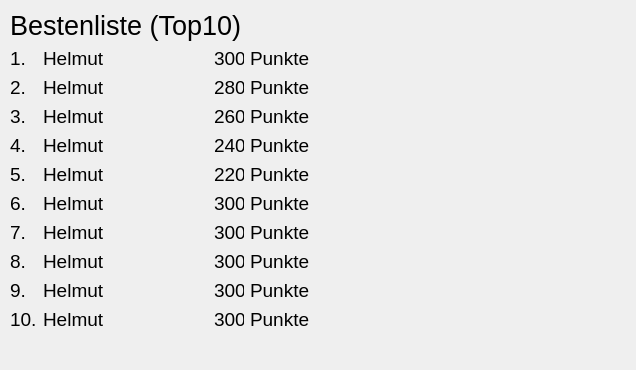
<?xml version="1.0" encoding="UTF-8"?>
<ui version="4.0">
 <class>Form</class>
 <widget class="QWidget" name="Form">
  <property name="geometry">
   <rect>
    <x>0</x>
    <y>0</y>
    <width>636</width>
    <height>370</height>
   </rect>
  </property>
  <property name="windowTitle">
   <string>Form</string>
  </property>
  <widget class="QWidget" name="gridLayoutWidget">
   <property name="geometry">
    <rect>
     <x>10</x>
     <y>10</y>
     <width>621</width>
     <height>354</height>
    </rect>
   </property>
   <layout class="QGridLayout" name="gridLayout">
    <property name="sizeConstraint">
     <enum>QLayout::SetFixedSize</enum>
    </property>
    <item row="8" column="0">
     <widget class="QLabel" name="label_43">
      <property name="sizePolicy">
       <sizepolicy hsizetype="Fixed" vsizetype="Preferred">
        <horstretch>0</horstretch>
        <verstretch>0</verstretch>
       </sizepolicy>
      </property>
      <property name="font">
       <font>
        <pointsize>14</pointsize>
       </font>
      </property>
      <property name="text">
       <string>8.</string>
      </property>
     </widget>
    </item>
    <item row="0" column="0" colspan="4">
     <widget class="QLabel" name="label_5">
      <property name="font">
       <font>
        <family>MS Shell Dlg 2</family>
        <pointsize>20</pointsize>
       </font>
      </property>
      <property name="tabletTracking">
       <bool>false</bool>
      </property>
      <property name="layoutDirection">
       <enum>Qt::LeftToRight</enum>
      </property>
      <property name="text">
       <string>Bestenliste (Top10)</string>
      </property>
      <property name="alignment">
       <set>Qt::AlignLeading|Qt::AlignLeft|Qt::AlignVCenter</set>
      </property>
     </widget>
    </item>
    <item row="5" column="3">
     <widget class="QLabel" name="label_17">
      <property name="sizePolicy">
       <sizepolicy hsizetype="Fixed" vsizetype="Preferred">
        <horstretch>0</horstretch>
        <verstretch>0</verstretch>
       </sizepolicy>
      </property>
      <property name="minimumSize">
       <size>
        <width>300</width>
        <height>0</height>
       </size>
      </property>
      <property name="maximumSize">
       <size>
        <width>300</width>
        <height>16777215</height>
       </size>
      </property>
      <property name="font">
       <font>
        <pointsize>14</pointsize>
       </font>
      </property>
      <property name="text">
       <string>Punkte</string>
      </property>
     </widget>
    </item>
    <item row="9" column="2">
     <widget class="QLabel" name="punkte9">
      <property name="sizePolicy">
       <sizepolicy hsizetype="Fixed" vsizetype="Preferred">
        <horstretch>0</horstretch>
        <verstretch>0</verstretch>
       </sizepolicy>
      </property>
      <property name="minimumSize">
       <size>
        <width>30</width>
        <height>0</height>
       </size>
      </property>
      <property name="maximumSize">
       <size>
        <width>30</width>
        <height>16777215</height>
       </size>
      </property>
      <property name="font">
       <font>
        <pointsize>14</pointsize>
       </font>
      </property>
      <property name="text">
       <string>300</string>
      </property>
     </widget>
    </item>
    <item row="4" column="2">
     <widget class="QLabel" name="punkte4">
      <property name="sizePolicy">
       <sizepolicy hsizetype="Fixed" vsizetype="Preferred">
        <horstretch>0</horstretch>
        <verstretch>0</verstretch>
       </sizepolicy>
      </property>
      <property name="minimumSize">
       <size>
        <width>30</width>
        <height>0</height>
       </size>
      </property>
      <property name="maximumSize">
       <size>
        <width>30</width>
        <height>16777215</height>
       </size>
      </property>
      <property name="font">
       <font>
        <pointsize>14</pointsize>
       </font>
      </property>
      <property name="text">
       <string>240</string>
      </property>
     </widget>
    </item>
    <item row="3" column="2">
     <widget class="QLabel" name="punkte3">
      <property name="sizePolicy">
       <sizepolicy hsizetype="Fixed" vsizetype="Preferred">
        <horstretch>0</horstretch>
        <verstretch>0</verstretch>
       </sizepolicy>
      </property>
      <property name="minimumSize">
       <size>
        <width>30</width>
        <height>0</height>
       </size>
      </property>
      <property name="maximumSize">
       <size>
        <width>30</width>
        <height>16777215</height>
       </size>
      </property>
      <property name="font">
       <font>
        <pointsize>14</pointsize>
       </font>
      </property>
      <property name="text">
       <string>260</string>
      </property>
     </widget>
    </item>
    <item row="1" column="1">
     <widget class="QLabel" name="name1">
      <property name="sizePolicy">
       <sizepolicy hsizetype="Fixed" vsizetype="Preferred">
        <horstretch>0</horstretch>
        <verstretch>0</verstretch>
       </sizepolicy>
      </property>
      <property name="minimumSize">
       <size>
        <width>165</width>
        <height>0</height>
       </size>
      </property>
      <property name="maximumSize">
       <size>
        <width>165</width>
        <height>16777215</height>
       </size>
      </property>
      <property name="font">
       <font>
        <pointsize>14</pointsize>
       </font>
      </property>
      <property name="text">
       <string>Helmut</string>
      </property>
     </widget>
    </item>
    <item row="3" column="0">
     <widget class="QLabel" name="label_7">
      <property name="sizePolicy">
       <sizepolicy hsizetype="Fixed" vsizetype="Preferred">
        <horstretch>0</horstretch>
        <verstretch>0</verstretch>
       </sizepolicy>
      </property>
      <property name="font">
       <font>
        <pointsize>14</pointsize>
       </font>
      </property>
      <property name="text">
       <string>3.</string>
      </property>
     </widget>
    </item>
    <item row="8" column="2">
     <widget class="QLabel" name="punkte8">
      <property name="sizePolicy">
       <sizepolicy hsizetype="Fixed" vsizetype="Preferred">
        <horstretch>0</horstretch>
        <verstretch>0</verstretch>
       </sizepolicy>
      </property>
      <property name="minimumSize">
       <size>
        <width>30</width>
        <height>0</height>
       </size>
      </property>
      <property name="maximumSize">
       <size>
        <width>30</width>
        <height>16777215</height>
       </size>
      </property>
      <property name="font">
       <font>
        <pointsize>14</pointsize>
       </font>
      </property>
      <property name="text">
       <string>300</string>
      </property>
     </widget>
    </item>
    <item row="7" column="0">
     <widget class="QLabel" name="label_39">
      <property name="sizePolicy">
       <sizepolicy hsizetype="Fixed" vsizetype="Preferred">
        <horstretch>0</horstretch>
        <verstretch>0</verstretch>
       </sizepolicy>
      </property>
      <property name="font">
       <font>
        <pointsize>14</pointsize>
       </font>
      </property>
      <property name="text">
       <string>7.</string>
      </property>
     </widget>
    </item>
    <item row="1" column="3">
     <widget class="QLabel" name="label_4">
      <property name="sizePolicy">
       <sizepolicy hsizetype="Fixed" vsizetype="Preferred">
        <horstretch>0</horstretch>
        <verstretch>0</verstretch>
       </sizepolicy>
      </property>
      <property name="minimumSize">
       <size>
        <width>300</width>
        <height>0</height>
       </size>
      </property>
      <property name="maximumSize">
       <size>
        <width>300</width>
        <height>16777215</height>
       </size>
      </property>
      <property name="font">
       <font>
        <pointsize>14</pointsize>
       </font>
      </property>
      <property name="text">
       <string>Punkte</string>
      </property>
     </widget>
    </item>
    <item row="8" column="3">
     <widget class="QLabel" name="label_46">
      <property name="sizePolicy">
       <sizepolicy hsizetype="Fixed" vsizetype="Preferred">
        <horstretch>0</horstretch>
        <verstretch>0</verstretch>
       </sizepolicy>
      </property>
      <property name="minimumSize">
       <size>
        <width>300</width>
        <height>0</height>
       </size>
      </property>
      <property name="maximumSize">
       <size>
        <width>300</width>
        <height>16777215</height>
       </size>
      </property>
      <property name="font">
       <font>
        <pointsize>14</pointsize>
       </font>
      </property>
      <property name="text">
       <string>Punkte</string>
      </property>
     </widget>
    </item>
    <item row="1" column="0">
     <widget class="QLabel" name="label_2">
      <property name="sizePolicy">
       <sizepolicy hsizetype="Fixed" vsizetype="Preferred">
        <horstretch>0</horstretch>
        <verstretch>0</verstretch>
       </sizepolicy>
      </property>
      <property name="font">
       <font>
        <pointsize>14</pointsize>
       </font>
      </property>
      <property name="text">
       <string>1.</string>
      </property>
     </widget>
    </item>
    <item row="2" column="2">
     <widget class="QLabel" name="punkte2">
      <property name="sizePolicy">
       <sizepolicy hsizetype="Fixed" vsizetype="Preferred">
        <horstretch>0</horstretch>
        <verstretch>0</verstretch>
       </sizepolicy>
      </property>
      <property name="minimumSize">
       <size>
        <width>30</width>
        <height>0</height>
       </size>
      </property>
      <property name="maximumSize">
       <size>
        <width>30</width>
        <height>16777215</height>
       </size>
      </property>
      <property name="font">
       <font>
        <pointsize>14</pointsize>
       </font>
      </property>
      <property name="text">
       <string>280</string>
      </property>
     </widget>
    </item>
    <item row="1" column="2">
     <widget class="QLabel" name="punkte1">
      <property name="sizePolicy">
       <sizepolicy hsizetype="Fixed" vsizetype="Preferred">
        <horstretch>0</horstretch>
        <verstretch>0</verstretch>
       </sizepolicy>
      </property>
      <property name="minimumSize">
       <size>
        <width>30</width>
        <height>0</height>
       </size>
      </property>
      <property name="maximumSize">
       <size>
        <width>30</width>
        <height>16777215</height>
       </size>
      </property>
      <property name="font">
       <font>
        <pointsize>14</pointsize>
       </font>
      </property>
      <property name="text">
       <string>300</string>
      </property>
     </widget>
    </item>
    <item row="10" column="0">
     <widget class="QLabel" name="label_48">
      <property name="sizePolicy">
       <sizepolicy hsizetype="Fixed" vsizetype="Preferred">
        <horstretch>0</horstretch>
        <verstretch>0</verstretch>
       </sizepolicy>
      </property>
      <property name="font">
       <font>
        <pointsize>14</pointsize>
       </font>
      </property>
      <property name="text">
       <string>10.</string>
      </property>
     </widget>
    </item>
    <item row="6" column="0">
     <widget class="QLabel" name="label_35">
      <property name="sizePolicy">
       <sizepolicy hsizetype="Fixed" vsizetype="Preferred">
        <horstretch>0</horstretch>
        <verstretch>0</verstretch>
       </sizepolicy>
      </property>
      <property name="font">
       <font>
        <pointsize>14</pointsize>
       </font>
      </property>
      <property name="text">
       <string>6.</string>
      </property>
     </widget>
    </item>
    <item row="6" column="3">
     <widget class="QLabel" name="label_38">
      <property name="sizePolicy">
       <sizepolicy hsizetype="Fixed" vsizetype="Preferred">
        <horstretch>0</horstretch>
        <verstretch>0</verstretch>
       </sizepolicy>
      </property>
      <property name="minimumSize">
       <size>
        <width>300</width>
        <height>0</height>
       </size>
      </property>
      <property name="maximumSize">
       <size>
        <width>300</width>
        <height>16777215</height>
       </size>
      </property>
      <property name="font">
       <font>
        <pointsize>14</pointsize>
       </font>
      </property>
      <property name="text">
       <string>Punkte</string>
      </property>
     </widget>
    </item>
    <item row="10" column="3">
     <widget class="QLabel" name="label_57">
      <property name="sizePolicy">
       <sizepolicy hsizetype="Fixed" vsizetype="Preferred">
        <horstretch>0</horstretch>
        <verstretch>0</verstretch>
       </sizepolicy>
      </property>
      <property name="minimumSize">
       <size>
        <width>300</width>
        <height>0</height>
       </size>
      </property>
      <property name="maximumSize">
       <size>
        <width>300</width>
        <height>16777215</height>
       </size>
      </property>
      <property name="font">
       <font>
        <pointsize>14</pointsize>
       </font>
      </property>
      <property name="text">
       <string>Punkte</string>
      </property>
     </widget>
    </item>
    <item row="5" column="2">
     <widget class="QLabel" name="punkte5">
      <property name="sizePolicy">
       <sizepolicy hsizetype="Fixed" vsizetype="Preferred">
        <horstretch>0</horstretch>
        <verstretch>0</verstretch>
       </sizepolicy>
      </property>
      <property name="minimumSize">
       <size>
        <width>30</width>
        <height>0</height>
       </size>
      </property>
      <property name="maximumSize">
       <size>
        <width>30</width>
        <height>16777215</height>
       </size>
      </property>
      <property name="font">
       <font>
        <pointsize>14</pointsize>
       </font>
      </property>
      <property name="text">
       <string>220</string>
      </property>
     </widget>
    </item>
    <item row="5" column="0">
     <widget class="QLabel" name="label_14">
      <property name="sizePolicy">
       <sizepolicy hsizetype="Fixed" vsizetype="Preferred">
        <horstretch>0</horstretch>
        <verstretch>0</verstretch>
       </sizepolicy>
      </property>
      <property name="font">
       <font>
        <pointsize>14</pointsize>
       </font>
      </property>
      <property name="text">
       <string>5.</string>
      </property>
     </widget>
    </item>
    <item row="7" column="2">
     <widget class="QLabel" name="punkte7">
      <property name="sizePolicy">
       <sizepolicy hsizetype="Fixed" vsizetype="Preferred">
        <horstretch>0</horstretch>
        <verstretch>0</verstretch>
       </sizepolicy>
      </property>
      <property name="minimumSize">
       <size>
        <width>30</width>
        <height>0</height>
       </size>
      </property>
      <property name="maximumSize">
       <size>
        <width>30</width>
        <height>16777215</height>
       </size>
      </property>
      <property name="font">
       <font>
        <pointsize>14</pointsize>
       </font>
      </property>
      <property name="text">
       <string>300</string>
      </property>
     </widget>
    </item>
    <item row="6" column="2">
     <widget class="QLabel" name="punkte6">
      <property name="sizePolicy">
       <sizepolicy hsizetype="Fixed" vsizetype="Preferred">
        <horstretch>0</horstretch>
        <verstretch>0</verstretch>
       </sizepolicy>
      </property>
      <property name="minimumSize">
       <size>
        <width>30</width>
        <height>0</height>
       </size>
      </property>
      <property name="maximumSize">
       <size>
        <width>30</width>
        <height>16777215</height>
       </size>
      </property>
      <property name="font">
       <font>
        <pointsize>14</pointsize>
       </font>
      </property>
      <property name="text">
       <string>300</string>
      </property>
     </widget>
    </item>
    <item row="2" column="0">
     <widget class="QLabel" name="label_61">
      <property name="sizePolicy">
       <sizepolicy hsizetype="Fixed" vsizetype="Preferred">
        <horstretch>0</horstretch>
        <verstretch>0</verstretch>
       </sizepolicy>
      </property>
      <property name="font">
       <font>
        <pointsize>14</pointsize>
       </font>
      </property>
      <property name="text">
       <string>2.</string>
      </property>
     </widget>
    </item>
    <item row="9" column="0">
     <widget class="QLabel" name="label_47">
      <property name="sizePolicy">
       <sizepolicy hsizetype="Fixed" vsizetype="Preferred">
        <horstretch>0</horstretch>
        <verstretch>0</verstretch>
       </sizepolicy>
      </property>
      <property name="font">
       <font>
        <pointsize>14</pointsize>
       </font>
      </property>
      <property name="text">
       <string>9.</string>
      </property>
     </widget>
    </item>
    <item row="2" column="3">
     <widget class="QLabel" name="label_59">
      <property name="sizePolicy">
       <sizepolicy hsizetype="Fixed" vsizetype="Preferred">
        <horstretch>0</horstretch>
        <verstretch>0</verstretch>
       </sizepolicy>
      </property>
      <property name="minimumSize">
       <size>
        <width>300</width>
        <height>0</height>
       </size>
      </property>
      <property name="maximumSize">
       <size>
        <width>300</width>
        <height>16777215</height>
       </size>
      </property>
      <property name="font">
       <font>
        <pointsize>14</pointsize>
       </font>
      </property>
      <property name="text">
       <string>Punkte</string>
      </property>
     </widget>
    </item>
    <item row="9" column="3">
     <widget class="QLabel" name="label_56">
      <property name="sizePolicy">
       <sizepolicy hsizetype="Fixed" vsizetype="Preferred">
        <horstretch>0</horstretch>
        <verstretch>0</verstretch>
       </sizepolicy>
      </property>
      <property name="minimumSize">
       <size>
        <width>300</width>
        <height>0</height>
       </size>
      </property>
      <property name="maximumSize">
       <size>
        <width>300</width>
        <height>16777215</height>
       </size>
      </property>
      <property name="font">
       <font>
        <pointsize>14</pointsize>
       </font>
      </property>
      <property name="text">
       <string>Punkte</string>
      </property>
     </widget>
    </item>
    <item row="10" column="2">
     <widget class="QLabel" name="punkte10">
      <property name="sizePolicy">
       <sizepolicy hsizetype="Fixed" vsizetype="Preferred">
        <horstretch>0</horstretch>
        <verstretch>0</verstretch>
       </sizepolicy>
      </property>
      <property name="minimumSize">
       <size>
        <width>30</width>
        <height>0</height>
       </size>
      </property>
      <property name="maximumSize">
       <size>
        <width>30</width>
        <height>16777215</height>
       </size>
      </property>
      <property name="font">
       <font>
        <pointsize>14</pointsize>
       </font>
      </property>
      <property name="text">
       <string>300</string>
      </property>
     </widget>
    </item>
    <item row="3" column="3">
     <widget class="QLabel" name="label_9">
      <property name="sizePolicy">
       <sizepolicy hsizetype="Fixed" vsizetype="Preferred">
        <horstretch>0</horstretch>
        <verstretch>0</verstretch>
       </sizepolicy>
      </property>
      <property name="minimumSize">
       <size>
        <width>300</width>
        <height>0</height>
       </size>
      </property>
      <property name="maximumSize">
       <size>
        <width>300</width>
        <height>16777215</height>
       </size>
      </property>
      <property name="font">
       <font>
        <pointsize>14</pointsize>
       </font>
      </property>
      <property name="text">
       <string>Punkte</string>
      </property>
     </widget>
    </item>
    <item row="4" column="0">
     <widget class="QLabel" name="label_10">
      <property name="sizePolicy">
       <sizepolicy hsizetype="Fixed" vsizetype="Preferred">
        <horstretch>0</horstretch>
        <verstretch>0</verstretch>
       </sizepolicy>
      </property>
      <property name="font">
       <font>
        <pointsize>14</pointsize>
       </font>
      </property>
      <property name="text">
       <string>4.</string>
      </property>
     </widget>
    </item>
    <item row="4" column="3">
     <widget class="QLabel" name="label_13">
      <property name="sizePolicy">
       <sizepolicy hsizetype="Fixed" vsizetype="Preferred">
        <horstretch>0</horstretch>
        <verstretch>0</verstretch>
       </sizepolicy>
      </property>
      <property name="minimumSize">
       <size>
        <width>300</width>
        <height>0</height>
       </size>
      </property>
      <property name="maximumSize">
       <size>
        <width>300</width>
        <height>16777215</height>
       </size>
      </property>
      <property name="font">
       <font>
        <pointsize>14</pointsize>
       </font>
      </property>
      <property name="text">
       <string>Punkte</string>
      </property>
     </widget>
    </item>
    <item row="7" column="3">
     <widget class="QLabel" name="label_42">
      <property name="sizePolicy">
       <sizepolicy hsizetype="Fixed" vsizetype="Preferred">
        <horstretch>0</horstretch>
        <verstretch>0</verstretch>
       </sizepolicy>
      </property>
      <property name="minimumSize">
       <size>
        <width>300</width>
        <height>0</height>
       </size>
      </property>
      <property name="maximumSize">
       <size>
        <width>300</width>
        <height>16777215</height>
       </size>
      </property>
      <property name="font">
       <font>
        <pointsize>14</pointsize>
       </font>
      </property>
      <property name="text">
       <string>Punkte</string>
      </property>
     </widget>
    </item>
    <item row="2" column="1">
     <widget class="QLabel" name="name2">
      <property name="sizePolicy">
       <sizepolicy hsizetype="Fixed" vsizetype="Preferred">
        <horstretch>0</horstretch>
        <verstretch>0</verstretch>
       </sizepolicy>
      </property>
      <property name="minimumSize">
       <size>
        <width>165</width>
        <height>0</height>
       </size>
      </property>
      <property name="maximumSize">
       <size>
        <width>165</width>
        <height>16777215</height>
       </size>
      </property>
      <property name="font">
       <font>
        <pointsize>14</pointsize>
       </font>
      </property>
      <property name="text">
       <string>Helmut</string>
      </property>
     </widget>
    </item>
    <item row="3" column="1">
     <widget class="QLabel" name="name3">
      <property name="sizePolicy">
       <sizepolicy hsizetype="Fixed" vsizetype="Preferred">
        <horstretch>0</horstretch>
        <verstretch>0</verstretch>
       </sizepolicy>
      </property>
      <property name="minimumSize">
       <size>
        <width>165</width>
        <height>0</height>
       </size>
      </property>
      <property name="maximumSize">
       <size>
        <width>165</width>
        <height>16777215</height>
       </size>
      </property>
      <property name="font">
       <font>
        <pointsize>14</pointsize>
       </font>
      </property>
      <property name="text">
       <string>Helmut</string>
      </property>
     </widget>
    </item>
    <item row="4" column="1">
     <widget class="QLabel" name="name4">
      <property name="sizePolicy">
       <sizepolicy hsizetype="Fixed" vsizetype="Preferred">
        <horstretch>0</horstretch>
        <verstretch>0</verstretch>
       </sizepolicy>
      </property>
      <property name="minimumSize">
       <size>
        <width>165</width>
        <height>0</height>
       </size>
      </property>
      <property name="maximumSize">
       <size>
        <width>165</width>
        <height>16777215</height>
       </size>
      </property>
      <property name="font">
       <font>
        <pointsize>14</pointsize>
       </font>
      </property>
      <property name="text">
       <string>Helmut</string>
      </property>
     </widget>
    </item>
    <item row="5" column="1">
     <widget class="QLabel" name="name5">
      <property name="sizePolicy">
       <sizepolicy hsizetype="Fixed" vsizetype="Preferred">
        <horstretch>0</horstretch>
        <verstretch>0</verstretch>
       </sizepolicy>
      </property>
      <property name="minimumSize">
       <size>
        <width>165</width>
        <height>0</height>
       </size>
      </property>
      <property name="maximumSize">
       <size>
        <width>165</width>
        <height>16777215</height>
       </size>
      </property>
      <property name="font">
       <font>
        <pointsize>14</pointsize>
       </font>
      </property>
      <property name="text">
       <string>Helmut</string>
      </property>
     </widget>
    </item>
    <item row="6" column="1">
     <widget class="QLabel" name="name6">
      <property name="sizePolicy">
       <sizepolicy hsizetype="Fixed" vsizetype="Preferred">
        <horstretch>0</horstretch>
        <verstretch>0</verstretch>
       </sizepolicy>
      </property>
      <property name="minimumSize">
       <size>
        <width>165</width>
        <height>0</height>
       </size>
      </property>
      <property name="maximumSize">
       <size>
        <width>165</width>
        <height>16777215</height>
       </size>
      </property>
      <property name="font">
       <font>
        <pointsize>14</pointsize>
       </font>
      </property>
      <property name="text">
       <string>Helmut</string>
      </property>
     </widget>
    </item>
    <item row="7" column="1">
     <widget class="QLabel" name="name7">
      <property name="sizePolicy">
       <sizepolicy hsizetype="Fixed" vsizetype="Preferred">
        <horstretch>0</horstretch>
        <verstretch>0</verstretch>
       </sizepolicy>
      </property>
      <property name="minimumSize">
       <size>
        <width>165</width>
        <height>0</height>
       </size>
      </property>
      <property name="maximumSize">
       <size>
        <width>165</width>
        <height>16777215</height>
       </size>
      </property>
      <property name="font">
       <font>
        <pointsize>14</pointsize>
       </font>
      </property>
      <property name="text">
       <string>Helmut</string>
      </property>
     </widget>
    </item>
    <item row="8" column="1">
     <widget class="QLabel" name="name8">
      <property name="sizePolicy">
       <sizepolicy hsizetype="Fixed" vsizetype="Preferred">
        <horstretch>0</horstretch>
        <verstretch>0</verstretch>
       </sizepolicy>
      </property>
      <property name="minimumSize">
       <size>
        <width>165</width>
        <height>0</height>
       </size>
      </property>
      <property name="maximumSize">
       <size>
        <width>165</width>
        <height>16777215</height>
       </size>
      </property>
      <property name="font">
       <font>
        <pointsize>14</pointsize>
       </font>
      </property>
      <property name="text">
       <string>Helmut</string>
      </property>
     </widget>
    </item>
    <item row="9" column="1">
     <widget class="QLabel" name="name9">
      <property name="sizePolicy">
       <sizepolicy hsizetype="Fixed" vsizetype="Preferred">
        <horstretch>0</horstretch>
        <verstretch>0</verstretch>
       </sizepolicy>
      </property>
      <property name="minimumSize">
       <size>
        <width>165</width>
        <height>0</height>
       </size>
      </property>
      <property name="maximumSize">
       <size>
        <width>165</width>
        <height>16777215</height>
       </size>
      </property>
      <property name="font">
       <font>
        <pointsize>14</pointsize>
       </font>
      </property>
      <property name="text">
       <string>Helmut</string>
      </property>
     </widget>
    </item>
    <item row="10" column="1">
     <widget class="QLabel" name="name10">
      <property name="sizePolicy">
       <sizepolicy hsizetype="Fixed" vsizetype="Preferred">
        <horstretch>0</horstretch>
        <verstretch>0</verstretch>
       </sizepolicy>
      </property>
      <property name="minimumSize">
       <size>
        <width>165</width>
        <height>0</height>
       </size>
      </property>
      <property name="maximumSize">
       <size>
        <width>165</width>
        <height>16777215</height>
       </size>
      </property>
      <property name="font">
       <font>
        <pointsize>14</pointsize>
       </font>
      </property>
      <property name="text">
       <string>Helmut</string>
      </property>
     </widget>
    </item>
   </layout>
  </widget>
 </widget>
 <resources>
  <include location="KniffelRessource.qrc"/>
 </resources>
 <connections/>
</ui>
